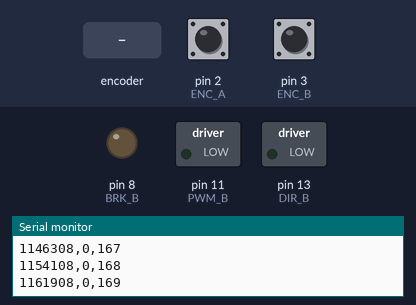
Bench run of a sketch on a simulated Arduino Uno, built with avr-gcc and run on an emulated ATmega328P. On the bench: switched loads named in the sketch (green lamp = pin HIGH), output pins drawn as LEDs (lit = HIGH), the last lines printed to the serial monitor. Inputs (shaded band) come from the test bench; at power-on: pin 2 (ENC_A) HIGH, pin 3 (ENC_B) HIGH.

Above: at 1.2 s.
1.3 s: rotary encoder on pin 2 (ENC_A) / pin 3 (ENC_B) turned 2 steps (second pin leading)
At 1.67 s:
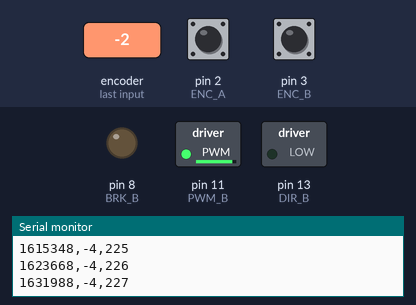
Timing chart, 0 to 4.3 s (numbered marks = the images above; inputs shaded):
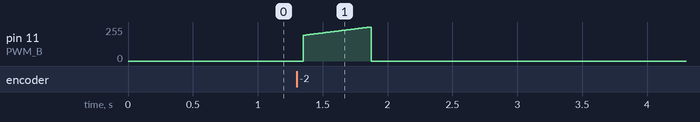

The sketch:

Motor_Test.ino
```cpp
/*
 *  Name: Brandon Ho
 *  Date: 12/23/2021
 *  Title: Encoder Test
 *  Description: This scripts works to test the motor from going 0 power to full power. Then stop.
 *               Meant for arduino + motor board alone, without the python GUI
 *               Using B port on the Arduino Motor Shield at full power
 *               Print out the tick
 *               Adapted from https://github.com/CooperControlsLab/CU-At-Home_feedback_controls/tree/master/hardware_tests/motor_test/motor_test_arduino
 */

#define ENC_A 2 // Encoder A
#define ENC_B 3 // Encoder B

//Parameter for using Channel B motor based on Arduino Motor Shield
#define PWM_B 11 //Speed B
#define BRK_B 8 //Brake B
#define DIR_B 13 //Direction B


int count = 0; // This variable will increase or decrease depending on the rotation of encoder

//Interrupt Functios
void pulseA();
void pulseB();


void setup() {
  Serial.begin (19200);
  pinMode(ENC_A, INPUT_PULLUP); // internally pullup encoder input A
  pinMode(ENC_B, INPUT_PULLUP); // internally pullup encoder input B

  //Motor Setup
  pinMode(PWM_B, OUTPUT);
  pinMode(BRK_B, OUTPUT);
  pinMode(DIR_B, OUTPUT);

  digitalWrite(BRK_B, LOW);   //No Brake for B

  //Setting up interrupt
  //When rotating the encoder, the encoder pin values changes.
  //Thus, the interrupt function will activate in the hardware itself
  attachInterrupt(digitalPinToInterrupt(ENC_A), pulseA, CHANGE);
  attachInterrupt(digitalPinToInterrupt(ENC_B), pulseB, CHANGE);
}

int PWM = 0;
int inc = 0; //Track the number of changes in PWM
void loop() {


  if(inc <= 255)
  {
    digitalWrite(DIR_B, LOW); //CW for B
    analogWrite(PWM_B,PWM);
    long cur_time = micros();
    long time_stamp = micros();
    while(time_stamp-cur_time < 1000){
      Serial.print(time_stamp);
      Serial.print(",");
      Serial.print(count);
      Serial.print(",");
      Serial.println(PWM);
      time_stamp = micros();
    }
    inc++;
    PWM++;
  }
  else{
    digitalWrite(PWM_B,LOW);
    delay(100);
  }

}


//Encoder Interrupt A
void pulseA()
{
  bool valA = digitalRead(ENC_A);
  bool valB = digitalRead(ENC_B);

  if(valA == HIGH){ //When A rises
    if(valB == LOW){
      count++; //CW
    }
    else{
      count--; //CCW
    }
  }
  else{ //When B falls
    if(valB == HIGH){
      count++;  //CW
    }
    else{
      count--; //CCW
    }
  }
}


//Encoder Interrupt B
void pulseB()
{
  bool valA = digitalRead(ENC_A);
  bool valB = digitalRead(ENC_B);

  if(valB == HIGH) //When B rises
  {
    if(!valA == LOW){
      count++; //CW
    }
    else{
      count--; //CCW
    }
  }
  else //When B falls
  {
    if(valA == HIGH){
      count++; //CW
    }
    else{
      count--; //CCW
    }
  }
}
```

Measured:
- after the input at 1.3 s, pin 11 (PWM_B): rises from 0/255 to 255/255 in 0.52 s, then falls to 0/255 in 0.01 s
